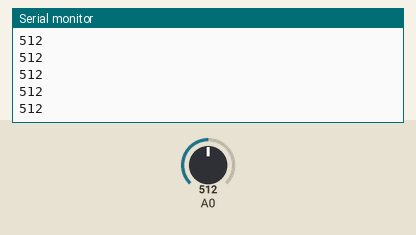
Recording of a sketch running on a simulated Arduino Uno, built with avr-gcc and run on an emulated ATmega328P. Parts: the last lines printed to the serial monitor. Inputs (shaded band) come from the test bench; at power-on: A0 = 512.

Above: at 1.2 s.
1.3 s: A0 set to 716
At 2.3 s:
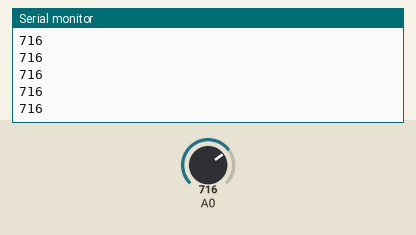
2.8 s: A0 set to 900
At 3.6 s:
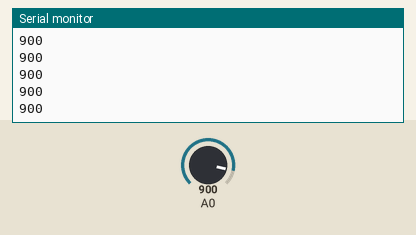
Timing chart, 0 to 5.8 s (numbered marks = the images above; inputs shaded):
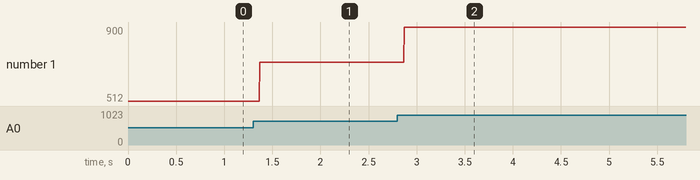

The sketch:

IR_Functionality.ino
```cpp
int ifread;

void setup() {
  Serial.begin(9600);
  pinMode(A0, INPUT);

}

void loop() {
  ifread = analogRead(A0);

  Serial.println(ifread);
}
```

Measured:
- after the input at 1.3 s, the serial monitor: prints a new line after 0.07 s (image 1)
- after the input at 2.8 s, the serial monitor: prints a new line after 0.07 s (image 2)
- plotted number 1: 512 → 716 after the input at 1.3 s, 716 → 900 after the input at 2.8 s
